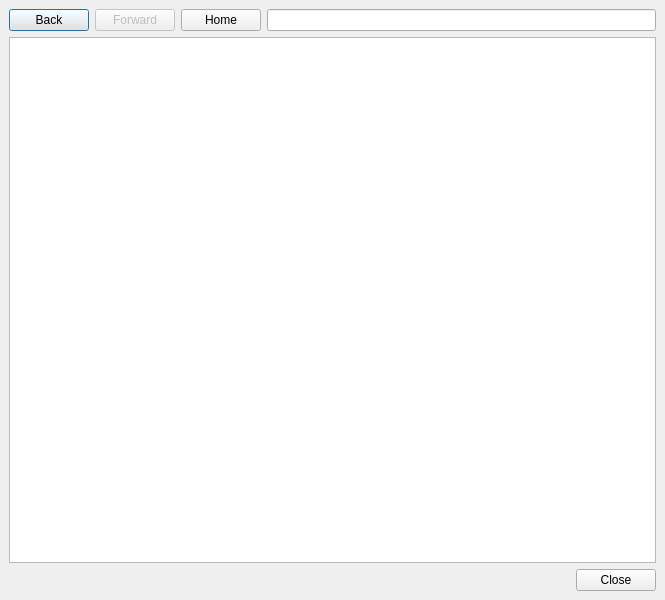
<ui version="4.0" >
 <class>Dialog</class>
 <widget class="QDialog" name="Dialog" >
  <property name="windowModality" >
   <enum>Qt::NonModal</enum>
  </property>
  <property name="geometry" >
   <rect>
    <x>0</x>
    <y>0</y>
    <width>665</width>
    <height>600</height>
   </rect>
  </property>
  <property name="windowTitle" >
   <string>UTMS Help</string>
  </property>
  <property name="windowIcon" >
   <iconset resource="../resources/motionSelector.qrc" >:/images/help-browser.svg</iconset>
  </property>
  <layout class="QVBoxLayout" >
   <property name="margin" >
    <number>9</number>
   </property>
   <property name="spacing" >
    <number>6</number>
   </property>
   <item>
    <layout class="QHBoxLayout" >
     <property name="margin" >
      <number>0</number>
     </property>
     <property name="spacing" >
      <number>6</number>
     </property>
     <item>
      <widget class="QPushButton" name="backButton" >
       <property name="text" >
        <string>Back</string>
       </property>
       <property name="icon" >
        <iconset resource="../resources/motionSelector.qrc" >:/images/go-previous.svg</iconset>
       </property>
      </widget>
     </item>
     <item>
      <widget class="QPushButton" name="forwardButton" >
       <property name="enabled" >
        <bool>false</bool>
       </property>
       <property name="text" >
        <string>Forward</string>
       </property>
       <property name="icon" >
        <iconset resource="../resources/motionSelector.qrc" >:/images/go-next.svg</iconset>
       </property>
      </widget>
     </item>
     <item>
      <widget class="QPushButton" name="homeButton" >
       <property name="text" >
        <string>Home</string>
       </property>
       <property name="icon" >
        <iconset resource="../resources/motionSelector.qrc" >:/images/go-home.svg</iconset>
       </property>
      </widget>
     </item>
     <item>
      <widget class="QLineEdit" name="lineEdit" >
       <property name="readOnly" >
        <bool>true</bool>
       </property>
      </widget>
     </item>
    </layout>
   </item>
   <item>
    <widget class="QTextBrowser" name="textBrowser" >
     <property name="windowModality" >
      <enum>Qt::NonModal</enum>
     </property>
     <property name="searchPaths" >
      <stringlist>
       <string>./doc/</string>
      </stringlist>
     </property>
     <property name="source" >
      <url>
       <string>index.html</string>
      </url>
     </property>
    </widget>
   </item>
   <item>
    <layout class="QHBoxLayout" >
     <property name="margin" >
      <number>0</number>
     </property>
     <property name="spacing" >
      <number>6</number>
     </property>
     <item>
      <spacer>
       <property name="orientation" >
        <enum>Qt::Horizontal</enum>
       </property>
       <property name="sizeHint" >
        <size>
         <width>40</width>
         <height>20</height>
        </size>
       </property>
      </spacer>
     </item>
     <item>
      <widget class="QPushButton" name="closeButton" >
       <property name="text" >
        <string>Close</string>
       </property>
      </widget>
     </item>
    </layout>
   </item>
  </layout>
 </widget>
 <resources>
  <include location="../resources/motionSelector.qrc" />
 </resources>
 <connections>
  <connection>
   <sender>closeButton</sender>
   <signal>clicked()</signal>
   <receiver>Dialog</receiver>
   <slot>close()</slot>
   <hints>
    <hint type="sourcelabel" >
     <x>608</x>
     <y>586</y>
    </hint>
    <hint type="destinationlabel" >
     <x>319</x>
     <y>582</y>
    </hint>
   </hints>
  </connection>
  <connection>
   <sender>textBrowser</sender>
   <signal>backwardAvailable(bool)</signal>
   <receiver>backButton</receiver>
   <slot>setEnabled(bool)</slot>
   <hints>
    <hint type="sourcelabel" >
     <x>48</x>
     <y>61</y>
    </hint>
    <hint type="destinationlabel" >
     <x>45</x>
     <y>19</y>
    </hint>
   </hints>
  </connection>
  <connection>
   <sender>backButton</sender>
   <signal>clicked()</signal>
   <receiver>textBrowser</receiver>
   <slot>backward()</slot>
   <hints>
    <hint type="sourcelabel" >
     <x>14</x>
     <y>27</y>
    </hint>
    <hint type="destinationlabel" >
     <x>17</x>
     <y>63</y>
    </hint>
   </hints>
  </connection>
  <connection>
   <sender>forwardButton</sender>
   <signal>clicked()</signal>
   <receiver>textBrowser</receiver>
   <slot>forward()</slot>
   <hints>
    <hint type="sourcelabel" >
     <x>84</x>
     <y>28</y>
    </hint>
    <hint type="destinationlabel" >
     <x>86</x>
     <y>53</y>
    </hint>
   </hints>
  </connection>
  <connection>
   <sender>textBrowser</sender>
   <signal>forwardAvailable(bool)</signal>
   <receiver>forwardButton</receiver>
   <slot>setEnabled(bool)</slot>
   <hints>
    <hint type="sourcelabel" >
     <x>118</x>
     <y>55</y>
    </hint>
    <hint type="destinationlabel" >
     <x>117</x>
     <y>26</y>
    </hint>
   </hints>
  </connection>
  <connection>
   <sender>homeButton</sender>
   <signal>clicked()</signal>
   <receiver>textBrowser</receiver>
   <slot>home()</slot>
   <hints>
    <hint type="sourcelabel" >
     <x>179</x>
     <y>33</y>
    </hint>
    <hint type="destinationlabel" >
     <x>159</x>
     <y>60</y>
    </hint>
   </hints>
  </connection>
  <connection>
   <sender>textBrowser</sender>
   <signal>highlighted(QString)</signal>
   <receiver>lineEdit</receiver>
   <slot>setText(QString)</slot>
   <hints>
    <hint type="sourcelabel" >
     <x>312</x>
     <y>65</y>
    </hint>
    <hint type="destinationlabel" >
     <x>312</x>
     <y>28</y>
    </hint>
   </hints>
  </connection>
 </connections>
</ui>
